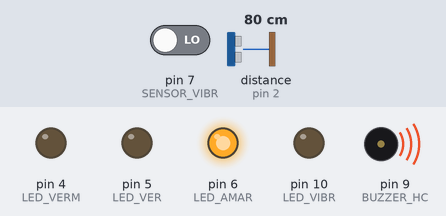
This sketch was run on a simulated Arduino Uno, built with avr-gcc and run on an emulated ATmega328P. On the bench: output pins drawn as LEDs (lit = HIGH), buzzer (waves = sounding). Wiring (inferred from the names in the program): ultrasonic range finder: trigger pin 3; echo pin 2. The test bench sets the inputs (shaded band); at power-on: distance to the obstacle (sensor on pin 2) 80 cm, pin 7 (SENSOR_VIBR) LOW. The echo pulse lasts 58.3 µs per cm; pins used as bus, display or sensor lines are not drawn.

Above: at 1.2 s.
1.3 s: distance to the obstacle (sensor on pin 2) set to 26 cm
2.8 s: distance to the obstacle (sensor on pin 2) set to 21 cm
At 4.0 s:
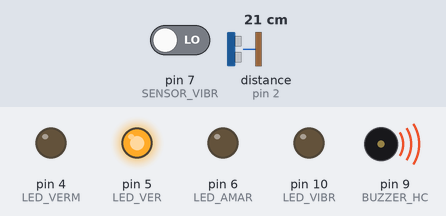
4.3 s: pin 7 (SENSOR_VIBR) driven HIGH
At 5.3 s:
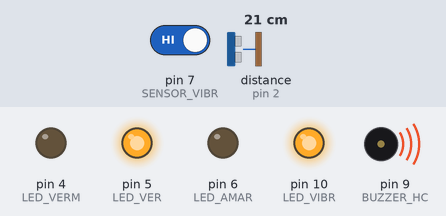
5.8 s: distance to the obstacle (sensor on pin 2) set to 16 cm
At 6.5 s:
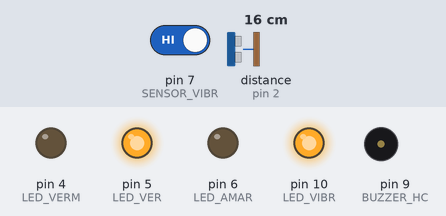
7.3 s: pin 7 (SENSOR_VIBR) driven LOW
At 7.6 s:
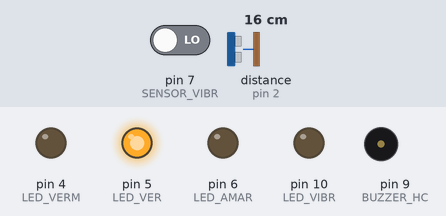
8.8 s: distance to the obstacle (sensor on pin 2) set to 13 cm
10.3 s: distance to the obstacle (sensor on pin 2) set to 10 cm
At 11.0 s:
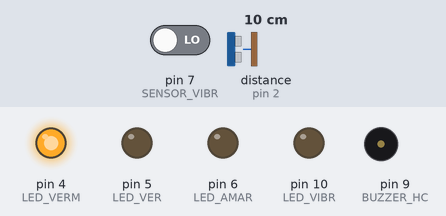
Timing chart, 0 to 12.8 s (numbered marks = the images above; inputs shaded):
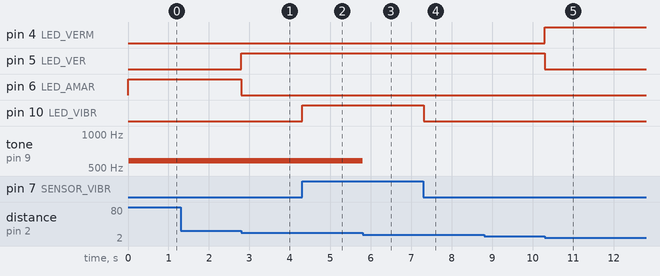

The sketch:

proj_sensores.ino
```cpp
const int SENSOR_HC_TRIG = 3;
const int SENSOR_HC_ECHO = 2;
const int LED_VIBR = 10;
const int SENSOR_VIBR = 7;
const int LED_AMAR = 6;
const int LED_VER = 5 ;
const int LED_VERM = 4;
int distancia;

byte BUZZER_HC = 9;

void setup(){
  	Serial.begin(9600);
	pinMode(SENSOR_HC_TRIG,OUTPUT);
  	pinMode(SENSOR_HC_ECHO,INPUT);
    pinMode(LED_VERM, OUTPUT);
    pinMode(LED_AMAR, OUTPUT);
    pinMode(LED_VER, OUTPUT);
    pinMode(SENSOR_VIBR , INPUT);
  pinMode(LED_VIBR, OUTPUT);
  digitalWrite(LED_VIBR, LOW);
}

void loop(){
   leds();
   vibracao();
   sirene();
}

double sensorHc() {
  digitalWrite(SENSOR_HC_TRIG , HIGH);
  delayMicroseconds(10);
  digitalWrite(SENSOR_HC_TRIG, LOW);
  double duracao = pulseIn(SENSOR_HC_ECHO, HIGH);
  distancia = duracao * 0.017175;

  return distancia;

  Serial.print(distancia);
  Serial.println(" cm");
}

void leds(){
  sensorHc();
  if(distancia < 11){
    digitalWrite(LED_VER, LOW);
    digitalWrite(LED_AMAR, LOW);
    digitalWrite(LED_VERM, HIGH);

  }
  if(distancia > 10 && distancia < 25){
    digitalWrite(LED_VERM, LOW);
    digitalWrite(LED_AMAR, LOW);
    digitalWrite(LED_VER, HIGH);
  }
  if(distancia > 25){
   digitalWrite(LED_VERM, LOW);
   digitalWrite(LED_VER, LOW);
    digitalWrite(LED_AMAR, HIGH);

  }
}

void vibracao(){
  sensorHc();
  if(digitalRead(SENSOR_VIBR) == HIGH){
      digitalWrite(LED_VIBR, HIGH);
  }else{
    digitalWrite(LED_VIBR, LOW);
  }
}

void sirene(){
  sensorHc();
  if(distancia >= 18){
    tone(BUZZER_HC, 581, 851);
  } else {
    noTone(BUZZER_HC);
  }
}
```

Measured:
- the behaviour switches between 25 and 24 cm on distance to the obstacle (sensor on pin 2) (found by bisection; images 0 and 1)
- the behaviour switches between 19 and 18 cm on distance to the obstacle (sensor on pin 2) (found by bisection; images 2 and 3)
- the behaviour switches between 12 and 11 cm on distance to the obstacle (sensor on pin 2) (found by bisection; images 4 and 5)
- after the input at 1.3 s, every drawn part: stays the same
- after the input at 2.8 s, pin 5 (LED_VER): LOW → HIGH at once; pin 6 (LED_AMAR): HIGH → LOW at once
- after the input at 4.3 s, pin 10 (LED_VIBR): LOW → HIGH at once
- after the input at 5.8 s, tone on pin 9 (BUZZER_HC): 581 Hz → silent at once
- after the input at 7.3 s, pin 10 (LED_VIBR): HIGH → LOW at once
- after the input at 8.8 s, every drawn part: stays the same
- after the input at 10.3 s, pin 4 (LED_VERM): LOW → HIGH at once; pin 5 (LED_VER): HIGH → LOW at once
